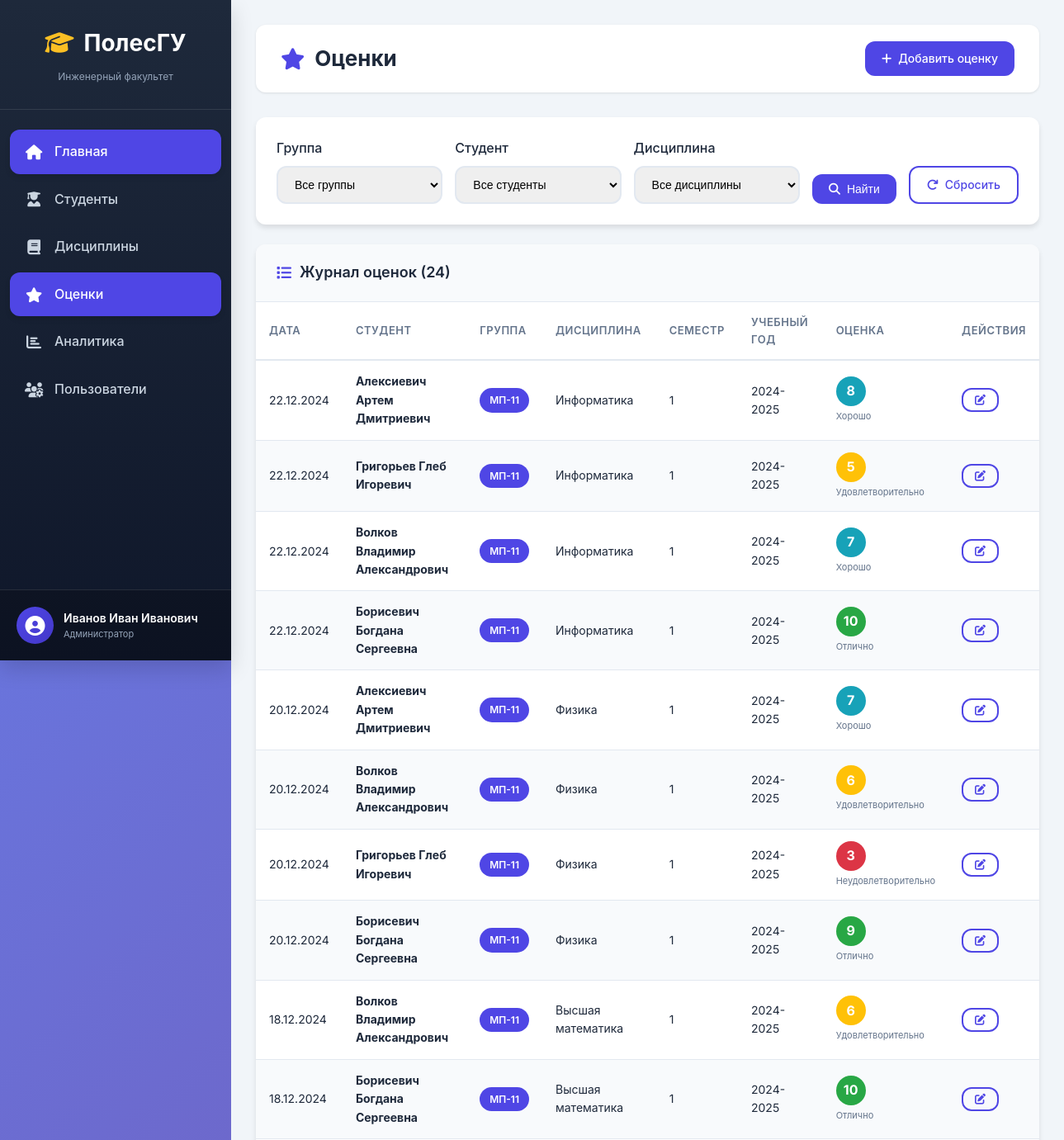
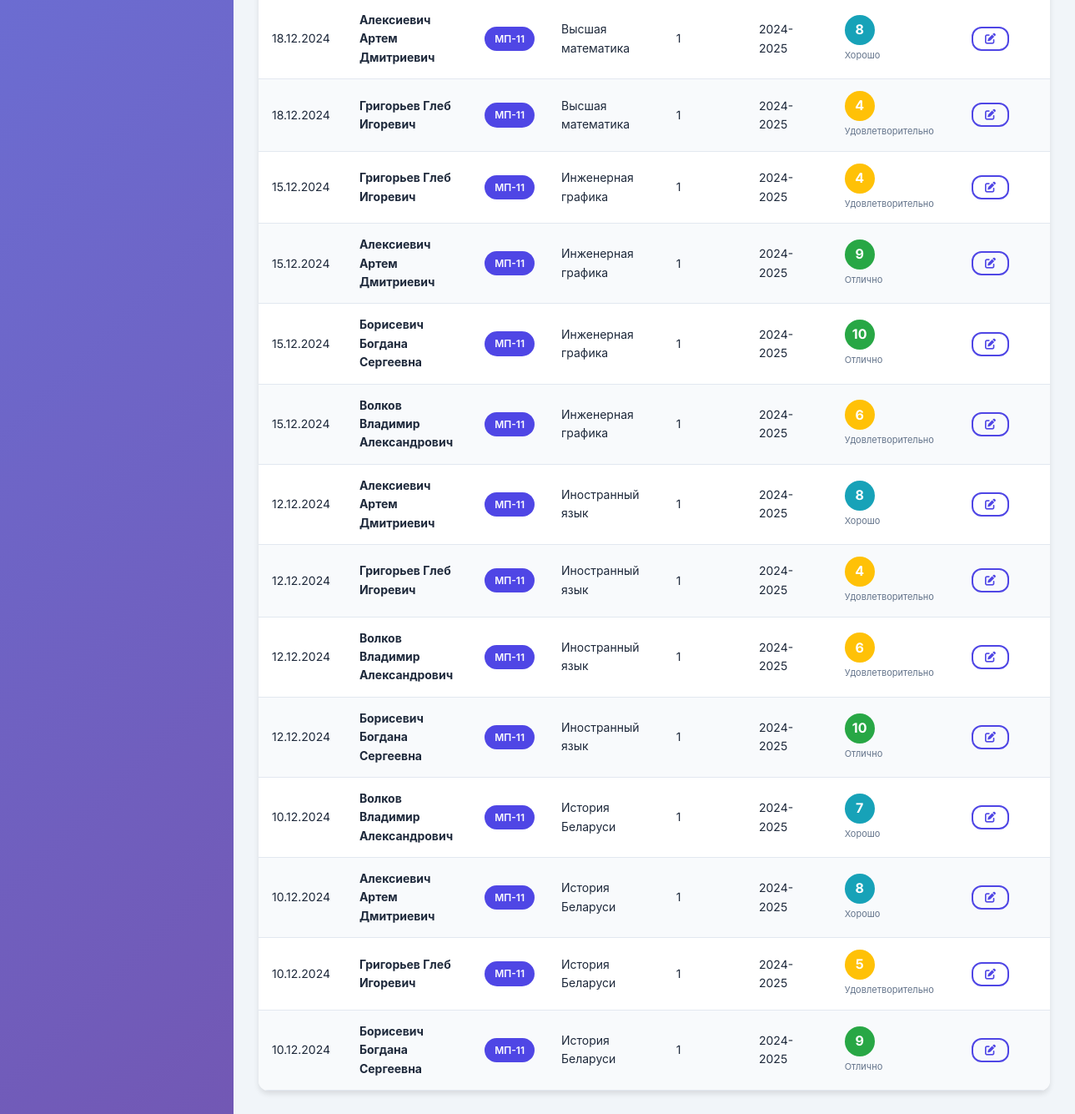
The page /modules/grades/index.php (signed in) on the database its author committed (2 pictures, top to bottom).
### tables this page shows
CREATE TABLE grades (
    id INT AUTO_INCREMENT PRIMARY KEY,
    student_id INT NOT NULL,
    discipline_id INT NOT NULL,
    grade INT NOT NULL CHECK (grade BETWEEN 1 AND 10),
    grade_date DATE NOT NULL,
    semester INT NOT NULL,
    academic_year VARCHAR(9) NOT NULL,
    attempt INT DEFAULT 1,
    comments TEXT,
    created_by INT,
    created_at TIMESTAMP DEFAULT CURRENT_TIMESTAMP,
    updated_at TIMESTAMP DEFAULT CURRENT_TIMESTAMP ON UPDATE CURRENT_TIMESTAMP,
    FOREIGN KEY (student_id) REFERENCES students(id) ON DELETE CASCADE,
    FOREIGN KEY (discipline_id) REFERENCES disciplines(id) ON DELETE CASCADE,
    FOREIGN KEY (created_by) REFERENCES users(id) ON DELETE SET NULL,
    INDEX idx_student (student_id),
    INDEX idx_discipline (discipline_id),
    INDEX idx_grade_date (grade_date),
    INDEX idx_academic_year (academic_year)
);

CREATE TABLE groups (
    id INT AUTO_INCREMENT PRIMARY KEY,
    name VARCHAR(20) UNIQUE NOT NULL,
    specialty_id INT,
    course INT NOT NULL,
    FOREIGN KEY (specialty_id) REFERENCES specialties(id) ON DELETE SET NULL
);

CREATE TABLE disciplines (
    id INT AUTO_INCREMENT PRIMARY KEY,
    name VARCHAR(200) NOT NULL,
    department_id INT,
    teacher_id INT,
    semester INT,
    hours_total INT,
    hours_lecture INT,
    hours_practice INT,
    control_type ENUM('exam', 'credit', 'exam_and_credit') DEFAULT 'exam',
    FOREIGN KEY (department_id) REFERENCES departments(id) ON DELETE SET NULL,
    FOREIGN KEY (teacher_id) REFERENCES users(id) ON DELETE SET NULL
);

### config/app_config.php (called while the page is built, shortened)
<?php
require_once BASE_PATH . '/config/db_config.php';
function isLoggedIn() {
    return true;
}
function getCurrentUser() {
    return [
        'id' => $_SESSION['user_id'],
        'username' => $_SESSION['username'],
        'full_name' => $_SESSION['full_name'],
        'role' => $_SESSION['role']
    ];
}
function hasRole($role) {
    $user = getCurrentUser();
    return $user && $user['role'] === $role;
}
function isAdmin() {
    return hasRole('admin');
}
function e($string) {
    return htmlspecialchars($string, ENT_QUOTES, 'UTF-8');
}
function formatDate($date, $format = 'd.m.Y') {
    return date($format, strtotime($date));
}
function getGradeText($grade) {
    if ($grade >= 9) return 'Отлично';
    if ($grade >= 7) return 'Хорошо';
    if ($grade >= 4) return 'Удовлетворительно';
    return 'Неудовлетворительно';
}
function getGradeColor($grade) {
    if ($grade >= 9) return '#28a745';
    if ($grade >= 7) return '#17a2b8';
    if ($grade >= 4) return '#ffc107';
    return '#dc3545';
}
?>

### config/db_config.php (called while the page is built, shortened)
<?php
function getDbConnection() {
    static $conn = null;
    if ($conn === null) {
        $conn = new mysqli(DB_HOST, DB_USER, DB_PASS, DB_NAME);
        $conn->set_charset(DB_CHARSET);
        $conn->query("SET NAMES 'utf8mb4'");
        $conn->query("SET CHARACTER SET 'utf8mb4'");
    }
    return $conn;
}
function dbQuery($sql, $params = []) {
    $conn = getDbConnection();
    if (empty($params)) {
        $result = $conn->query($sql);
    }
    return $result;
}
function dbFetchAll($sql, $params = []) {
    $result = dbQuery($sql, $params);
    $rows = [];
    if ($result instanceof mysqli_result) {
        while ($row = $result->fetch_assoc()) {
            $rows[] = $row;
        }
    }
    return $rows;
}
?>

### modules/grades/index.php (the view, shortened to what this page needs)
<?php
require_once __DIR__ . '/../../config/app_config.php';
$where = [];
$params = [];
$whereClause = !empty($where) ? 'WHERE ' . implode(' AND ', $where) : '';
$grades = dbFetchAll("
    SELECT
        gr.id,
        gr.grade,
        gr.grade_date,
        gr.semester,
        gr.academic_year,
        CONCAT(s.last_name, ' ', s.first_name, ' ', s.middle_name) as student_name,
        g.name as group_name,
        d.name as discipline_name
    FROM grades gr
    JOIN students s ON gr.student_id = s.id
    JOIN groups g ON s.group_id = g.id
    JOIN disciplines d ON gr.discipline_id = d.id
    $whereClause
    ORDER BY gr.grade_date DESC, gr.created_at DESC
    LIMIT 100
", $params);
include BASE_PATH . '/includes/header.php';
include BASE_PATH . '/includes/sidebar.php';
?>
<div class="main-content">
    <div class="top-bar">
        <div class="breadcrumb">
            <h1><i class="fas fa-star"></i> Оценки</h1>
        </div>
        <div class="actions">
            <?php if (isAdmin() || hasRole('teacher')): ?>
            <a href="grade_add.php" class="btn btn-primary">
                <i class="fas fa-plus"></i> Добавить оценку
            </a>
            <?php endif; ?>
        </div>
    </div>
    <div class="dashboard-card" style="margin-bottom: 24px;">
        <div class="card-body">
            <form method="GET" action="" style="display: flex; gap: 15px; flex-wrap: wrap; align-items: end;">
                <div class="form-group" style="flex: 1; min-width: 150px; margin-bottom: 0;">
                    <label>Группа</label>
                    <select name="group" class="form-control">
                        <option value="">Все группы</option>
                    </select>
                </div>
                <div class="form-group" style="flex: 1; min-width: 200px; margin-bottom: 0;">
                    <label>Студент</label>
                    <select name="student" class="form-control">
                        <option value="">Все студенты</option>
                    </select>
                </div>
                <div class="form-group" style="flex: 1; min-width: 200px; margin-bottom: 0;">
                    <label>Дисциплина</label>
                    <select name="discipline" class="form-control">
                        <option value="">Все дисциплины</option>
                    </select>
                </div>
                <button type="submit" class="btn btn-primary">
                    <i class="fas fa-search"></i> Найти
                </button>
                <a href="index.php" class="btn btn-outline">
                    <i class="fas fa-redo"></i> Сбросить
                </a>
            </form>
        </div>
    </div>
    <div class="dashboard-card full-width">
        <div class="card-header">
            <h3><i class="fas fa-list"></i> Журнал оценок (<?php echo count($grades); ?>)</h3>
        </div>
        <div class="card-body" style="padding: 0;">
            <table class="table table-striped table-hover">
                <thead>
                    <tr>
                        <th>Дата</th>
                        <th>Студент</th>
                        <th>Группа</th>
                        <th>Дисциплина</th>
                        <th>Семестр</th>
                        <th>Учебный год</th>
                        <th>Оценка</th>
                        <?php if (isAdmin()): ?>
                        <th style="width: 100px;">Действия</th>
                        <?php endif; ?>
                    </tr>
                </thead>
                <tbody>
                    <?php if (empty($grades)): ?>
                    <tr>
                        <td colspan="<?php echo isAdmin() ? '8' : '7'; ?>" style="text-align: center; padding: 40px;">
                            <i class="fas fa-inbox" style="font-size: 48px; color: #cbd5e1; margin-bottom: 15px;"></i>
                            <p style="color: #64748b;">Оценки не найдены</p>
                        </td>
                    </tr>
                    <?php else: ?>
                    <?php foreach ($grades as $grade): ?>
                    <tr>
                        <td><?php echo formatDate($grade['grade_date']); ?></td>
                        <td><strong><?php echo e($grade['student_name']); ?></strong></td>
                        <td><span class="badge badge-primary"><?php echo e($grade['group_name']); ?></span></td>
                        <td><?php echo e($grade['discipline_name']); ?></td>
                        <td><?php echo $grade['semester']; ?></td>
                        <td><?php echo e($grade['academic_year']); ?></td>
                        <td>
                            <span class="grade-badge" style="background-color: <?php echo getGradeColor($grade['grade']); ?>;">
                                <?php echo $grade['grade']; ?>
                            </span>
                            <small style="display: block; font-size: 11px; color: #64748b; margin-top: 4px;">
                                <?php echo getGradeText($grade['grade']); ?>
                            </small>
                        </td>
                        <?php if (isAdmin()): ?>
                        <td>
                            <a href="grade_edit.php?id=<?php echo $grade['id']; ?>" class="btn btn-sm btn-outline" data-tooltip="Редактировать">
                                <i class="fas fa-edit"></i>
                            </a>
                        </td>
                        <?php endif; ?>
                    </tr>
                    <?php endforeach; ?>
                    <?php endif; ?>
                </tbody>
            </table>
        </div>
    </div>
</div>
<?php include BASE_PATH . '/includes/footer.php'; ?>

### assets/css/style.css (style rules this page uses)
:root { --primary-color: #4f46e5; --primary-dark: #4338ca; --secondary-color: #64748b; --success-color: #28a745; --warning-color: #ffc107; --danger-color: #dc3545; --info-color: #17a2b8; --light-color: #f8fafc; --dark-color: #1e293b; --sidebar-width: 280px; --header-height: 70px; --border-radius: 12px; --shadow-sm: 0 1px 3px rgba(0,0,0,0.1); --shadow-md: 0 4px 6px rgba(0,0,0,0.1); --shadow-lg: 0 10px 25px rgba(0,0,0,0.15); --transition: all 0.3s ease; }
* { margin: 0; padding: 0; box-sizing: border-box; }
body { font-family: 'Inter', -apple-system, BlinkMacSystemFont, 'Segoe UI', Roboto, sans-serif; background: linear-gradient(135deg, #667eea 0%, #764ba2 100%); min-height: 100vh; color: var(--dark-color); line-height: 1.6; }
.main-content { padding: 30px; }
.top-bar { display: flex; justify-content: space-between; align-items: center; margin-bottom: 30px; background: #fff; padding: 20px 30px; border-radius: var(--border-radius); box-shadow: var(--shadow-sm); }
.top-bar h1 { font-size: 26px; font-weight: 700; color: var(--dark-color); display: flex; align-items: center; gap: 12px; }
.top-bar h1 i { color: var(--primary-color); }
.dashboard-card { background: #fff; border-radius: var(--border-radius); box-shadow: var(--shadow-md); overflow: hidden; }
.dashboard-card.full-width { grid-column: 1 / -1; }
.card-header { padding: 20px 25px; border-bottom: 1px solid #e2e8f0; background: #f8fafc; }
.card-header h3 { font-size: 18px; font-weight: 600; color: var(--dark-color); display: flex; align-items: center; gap: 10px; }
.card-header h3 i { color: var(--primary-color); }
.card-body { padding: 25px; }
.table { width: 100%; border-collapse: collapse; }
.table thead th { padding: 14px 16px; text-align: left; font-weight: 600; font-size: 13px; color: var(--secondary-color); text-transform: uppercase; letter-spacing: 0.5px; border-bottom: 2px solid #e2e8f0; }
.table tbody td { padding: 14px 16px; border-bottom: 1px solid #e2e8f0; font-size: 14px; }
.table-striped tbody tr:nth-child(even) { background: #f8fafc; }
.badge { display: inline-block; padding: 5px 12px; border-radius: 20px; font-size: 12px; font-weight: 600; color: #fff; }
.badge-primary { background: var(--primary-color); }
.grade-badge { display: inline-flex; align-items: center; justify-content: center; width: 36px; height: 36px; border-radius: 50%; color: #fff; font-weight: 700; font-size: 16px; }
.btn { display: inline-flex; align-items: center; gap: 8px; padding: 10px 20px; border: none; border-radius: var(--border-radius); font-size: 14px; font-weight: 500; cursor: pointer; text-decoration: none; transition: var(--transition); }
.btn-primary { background: var(--primary-color); color: #fff; }
.btn-outline { background: transparent; border: 2px solid var(--primary-color); color: var(--primary-color); }
.btn-sm { padding: 6px 14px; font-size: 13px; }
.form-group { margin-bottom: 20px; }
.form-group label { display: block; margin-bottom: 8px; font-weight: 500; color: var(--dark-color); }
.form-control { width: 100%; padding: 12px 16px; border: 2px solid #e2e8f0; border-radius: var(--border-radius); font-size: 14px; transition: var(--transition); }

### rows shown on the page
grades: grade_date "22.12.2024", student_name "Алексиевич Артем Дмитриевич", groups.name "МП-11", discipline.name "Информатика", semester "1", academic_year "2024-2025", grade "8", grade "Хорошо"
grades: grade_date "22.12.2024", student_name "Григорьев Глеб Игоревич", groups.name "МП-11", discipline.name "Информатика", semester "1", academic_year "2024-2025", grade "5", grade "Удовлетворительно"
grades: grade_date "22.12.2024", student_name "Волков Владимир Александрович", groups.name "МП-11", discipline.name "Информатика", semester "1", academic_year "2024-2025", grade "7", grade "Хорошо"
grades: grade_date "22.12.2024", student_name "Борисевич Богдана Сергеевна", groups.name "МП-11", discipline.name "Информатика", semester "1", academic_year "2024-2025", grade "10", grade "Отлично"
grades: grade_date "20.12.2024", student_name "Алексиевич Артем Дмитриевич", groups.name "МП-11", discipline.name "Физика", semester "1", academic_year "2024-2025", grade "7", grade "Хорошо"
grades: grade_date "20.12.2024", student_name "Волков Владимир Александрович", groups.name "МП-11", discipline.name "Физика", semester "1", academic_year "2024-2025", grade "6", grade "Удовлетворительно"
grades: grade_date "20.12.2024", student_name "Григорьев Глеб Игоревич", groups.name "МП-11", discipline.name "Физика", semester "1", academic_year "2024-2025", grade "3", grade "Неудовлетворительно"
grades: grade_date "20.12.2024", student_name "Борисевич Богдана Сергеевна", groups.name "МП-11", discipline.name "Физика", semester "1", academic_year "2024-2025", grade "9", grade "Отлично"
grades: grade_date "18.12.2024", student_name "Волков Владимир Александрович", groups.name "МП-11", discipline.name "Высшая математика", semester "1", academic_year "2024-2025", grade "6", grade "Удовлетворительно"
grades: grade_date "18.12.2024", student_name "Борисевич Богдана Сергеевна", groups.name "МП-11", discipline.name "Высшая математика", semester "1", academic_year "2024-2025", grade "10", grade "Отлично"
grades: grade_date "18.12.2024", student_name "Алексиевич Артем Дмитриевич", groups.name "МП-11", discipline.name "Высшая математика", semester "1", academic_year "2024-2025", grade "8", grade "Хорошо"
grades: grade_date "18.12.2024", student_name "Григорьев Глеб Игоревич", groups.name "МП-11", discipline.name "Высшая математика", semester "1", academic_year "2024-2025", grade "4", grade "Удовлетворительно"
grades: grade_date "15.12.2024", student_name "Григорьев Глеб Игоревич", groups.name "МП-11", discipline.name "Инженерная графика", semester "1", academic_year "2024-2025", grade "4", grade "Удовлетворительно"
grades: grade_date "15.12.2024", student_name "Алексиевич Артем Дмитриевич", groups.name "МП-11", discipline.name "Инженерная графика", semester "1", academic_year "2024-2025", grade "9", grade "Отлично"
grades: grade_date "15.12.2024", student_name "Борисевич Богдана Сергеевна", groups.name "МП-11", discipline.name "Инженерная графика", semester "1", academic_year "2024-2025", grade "10", grade "Отлично"
grades: grade_date "15.12.2024", student_name "Волков Владимир Александрович", groups.name "МП-11", discipline.name "Инженерная графика", semester "1", academic_year "2024-2025", grade "6", grade "Удовлетворительно"
grades: grade_date "12.12.2024", student_name "Алексиевич Артем Дмитриевич", groups.name "МП-11", discipline.name "Иностранный язык", semester "1", academic_year "2024-2025", grade "8", grade "Хорошо"
grades: grade_date "12.12.2024", student_name "Григорьев Глеб Игоревич", groups.name "МП-11", discipline.name "Иностранный язык", semester "1", academic_year "2024-2025", grade "4", grade "Удовлетворительно"
grades: grade_date "12.12.2024", student_name "Волков Владимир Александрович", groups.name "МП-11", discipline.name "Иностранный язык", semester "1", academic_year "2024-2025", grade "6", grade "Удовлетворительно"
grades: grade_date "12.12.2024", student_name "Борисевич Богдана Сергеевна", groups.name "МП-11", discipline.name "Иностранный язык", semester "1", academic_year "2024-2025", grade "10", grade "Отлично"
grades: grade_date "10.12.2024", student_name "Волков Владимир Александрович", groups.name "МП-11", discipline.name "История Беларуси", semester "1", academic_year "2024-2025", grade "7", grade "Хорошо"
grades: grade_date "10.12.2024", student_name "Алексиевич Артем Дмитриевич", groups.name "МП-11", discipline.name "История Беларуси", semester "1", academic_year "2024-2025", grade "8", grade "Хорошо"
grades: grade_date "10.12.2024", student_name "Григорьев Глеб Игоревич", groups.name "МП-11", discipline.name "История Беларуси", semester "1", academic_year "2024-2025", grade "5", grade "Удовлетворительно"
grades: grade_date "10.12.2024", student_name "Борисевич Богдана Сергеевна", groups.name "МП-11", discipline.name "История Беларуси", semester "1", academic_year "2024-2025", grade "9", grade "Отлично"

### other values the page prints
APP_FACULTY "Инженерный факультет"
getCurrentUser()['full_name'] "Иванов Иван Иванович"
count($grades) "24"
